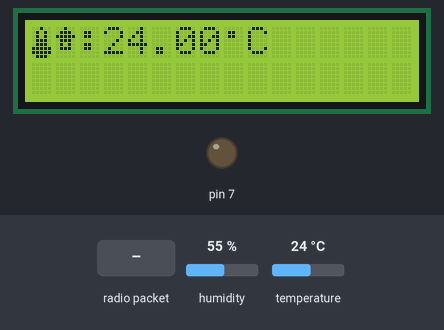
Bench run of a sketch on a simulated Arduino Uno, built with avr-gcc and run on an emulated ATmega328P. Parts: 16×2 character LCD, output pins drawn as LEDs (lit = HIGH). The test bench sets the inputs (shaded band); at power-on: temperature 24 °C, humidity 55 %. No radio packets arrive unless stated; what the sketch prints to the serial monitor is not drawn.

Above: at 2.4 s.
2.5 s: radio packet "1" arrives
At 5.3 s:
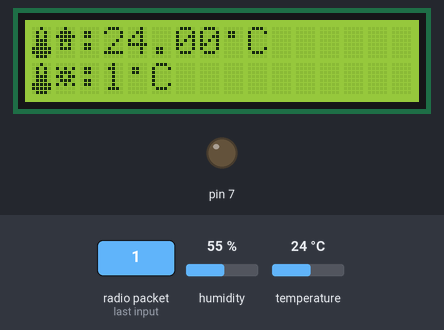
8.8 s: temperature set to 12 °C
At 12.4 s:
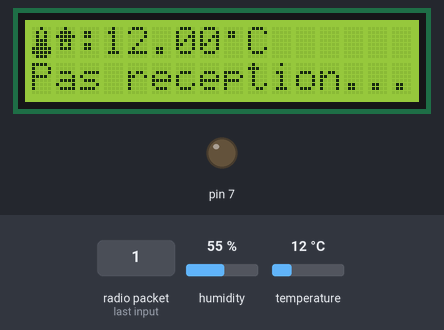
12.5 s: temperature set to 19 °C
At 14.1 s:
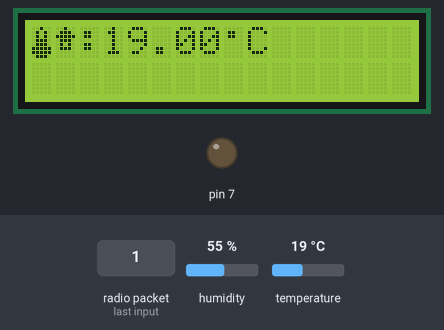
16.8 s: radio packet "0" arrives
At 19.1 s:
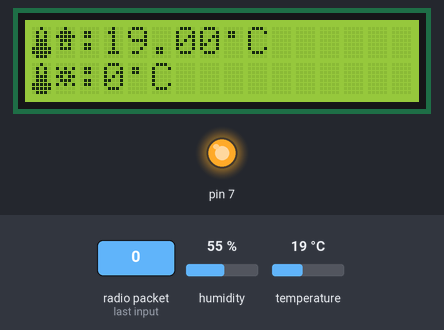
20.9 s: temperature set to 28 °C
At 23.0 s:
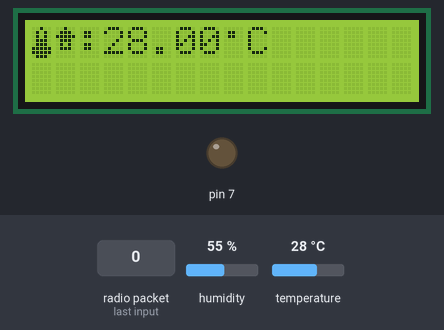
Timing chart, 0 to 24.5 s (numbered marks = the images above; inputs shaded):
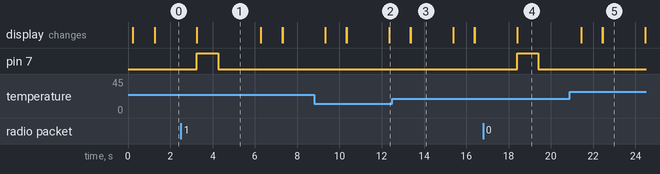

The sketch:

station_temp_rx_v1.4.4.ino
```cpp
#include <VirtualWire.h>
#include <Wire.h>
#include <LiquidCrystal.h>
#include <DHT.h>
#include <DHT_U.h>

LiquidCrystal lcd(12,11,5,4,3,2);

int i;    //and integer used to count

#define DHTPIN 8
#define DHTTYPE DHT11
DHT dht(DHTPIN, DHTTYPE);

/*
 * Icon pour le thermomètre
 */
byte thermemetre[8] =
{
    B00100,
    B01010,
    B01010,
    B01110,
    B01110,
    B11111,

    B11111,
    B01110
};
/*
 * Icon pour la petite maison
 */
byte maison[8] = {
  B00100,
  B01110,
  B11111,
  B01110,
  B01010,
  B01110,
  B00000,
  B00000
};
/*
 * Icon soleil
 */
byte soleil[8] = {
  B00000,
  B10101,
  B01110,
  B11011,
  B01110,
  B10101,
  B00000,
  B00000
};
/*
 * Icon Degré Celcius
 */
byte point[8] = {
  B00000,
  B01100,
  B01100,
  B00000,
  B00000,
  B00000,
  B00000,
  B00000
};

void setup() {

  dht.begin();

  Serial.begin(9600);
     sensor_t sensor;
  Serial.println("------------------------------------");
  Serial.println("Temperature");
  Serial.print  ("Sensor:       "); Serial.println(sensor.name);
  Serial.print  ("Driver Ver:   "); Serial.println(sensor.version);
  Serial.print  ("Unique ID:    "); Serial.println(sensor.sensor_id);
  Serial.print  ("Max Value:    "); Serial.print(sensor.max_value); Serial.println(" *C");
  Serial.print  ("Min Value:    "); Serial.print(sensor.min_value); Serial.println(" *C");
  Serial.print  ("Resolution:   "); Serial.print(sensor.resolution); Serial.println(" *C");
  Serial.println("------------------------------------");


  lcd.begin(16,2);
  lcd.setCursor(0,0);
  lcd.print("Receiving...");
  delay(1000);
  lcd.clear();

    vw_set_rx_pin(A0);       //Sets pin as the RX Pin
    vw_setup(2000);       // Bits per sec
    vw_rx_start();           // Start the receiver PLL running

  /*
   * Initialise les Icons
   */
    lcd.createChar(1, thermemetre);
    lcd.createChar(2, maison);
    lcd.createChar(3, soleil);
    lcd.createChar(4, point);

    /*
     * LED ROUGE TRANSMISSION
     */
     pinMode(7, OUTPUT);

}

void loop() {

  /*
   * Console DHT11
   */
    Serial.println("\n");
    Serial.print("Temperature interieur (oC): ");
    Serial.println(dht.readTemperature());

  /*
   * Température dans la maison
   */
  lcd.setCursor(0,0);
  lcd.write(1);
  lcd.write(2);
  lcd.print(":");
  lcd.print(dht.readTemperature());
  lcd.write(4);
  lcd.print("C");
  delay(2000);

  /*
   * Temparature dehors
   */

   uint8_t buf[VW_MAX_MESSAGE_LEN];
   uint8_t buflen = VW_MAX_MESSAGE_LEN;

   if( vw_get_message(buf, &buflen) )
      {
        lcd.setCursor(0,1);
        lcd.write(1);
        lcd.write(3);
        lcd.print(":");

          digitalWrite(7, HIGH);

       for (i = 0; i < buflen; i++)
         {
           lcd.write(buf[i]);
           Serial.print("Temperature exterieur (oC): ");
           Serial.print(buf[i]);
         }
           lcd.write(4);
           lcd.print("C");

           delay(1000);
           digitalWrite(7, LOW);

      }
      else {
      Serial.print("TimeOut : En attente de reception de la temperature exterieur...");
         lcd.setCursor(0, 1);
         lcd.print("Pas reception...");
         delay(1000);
         lcd.clear();
      }


}
```

Measured:
- after the input at 2.5 s, pin 7: LOW → HIGH after 0.76 s, → LOW 1.0 s later; the display: changes after 0.76 s (image 1)
- after the input at 16.8 s, pin 7: LOW → HIGH after 1.6 s, → LOW 1.0 s later; the display: changes after 1.6 s (image 4)
- what the display in image 1 shows lasts 3.0 s, from 3.3 s to 6.3 s
- what the display in image 3 shows lasts 2.0 s, from 13.4 s to 15.4 s
